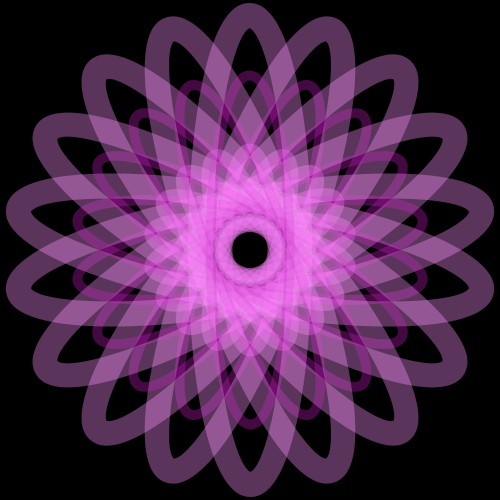
Frame 1 (no input)
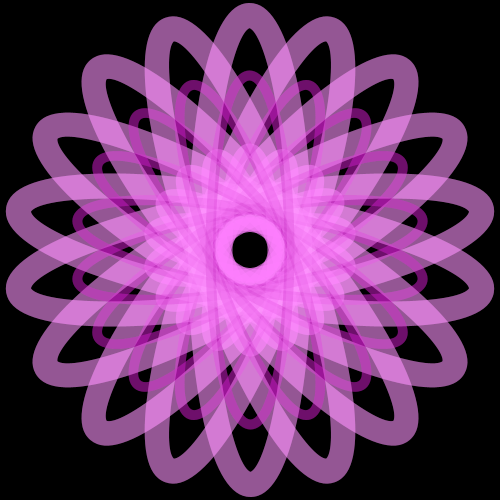
Frame 2 (the mouse pressed at the canvas centre, redrawn once)

The Processing sketch that drew these frames (run headless with seeded random() and noise(); the mouse was pressed at the canvas centre and the sketch redrawn once):

// Processing sketch: processing_85245
// ── processing_85245.pde

void setup ()
{ 
  //la taille ect
  size (500,500);
  smooth();
  background(0);
  //les formes auront juste un contour, pas remplies
  noFill();
}
void draw()
{
    translate(width/2,height/2);
  for (int i=0;i<360;i+=20)
  {
    rotate(radians(20));
    //ellipse1
    stroke(#FF7EFF,50);
    strokeWeight(14);
    ellipse(0,0,50,200);
    //ellipse2
    stroke(#BC1CBA,50);
    strokeWeight(10);
    ellipse(0,0,80,350);

 //ellipse3
 stroke(#FF95FE,50);
 strokeWeight(25);
 ellipse(0,0,100,470);
  
  }
  noLoop();
}
